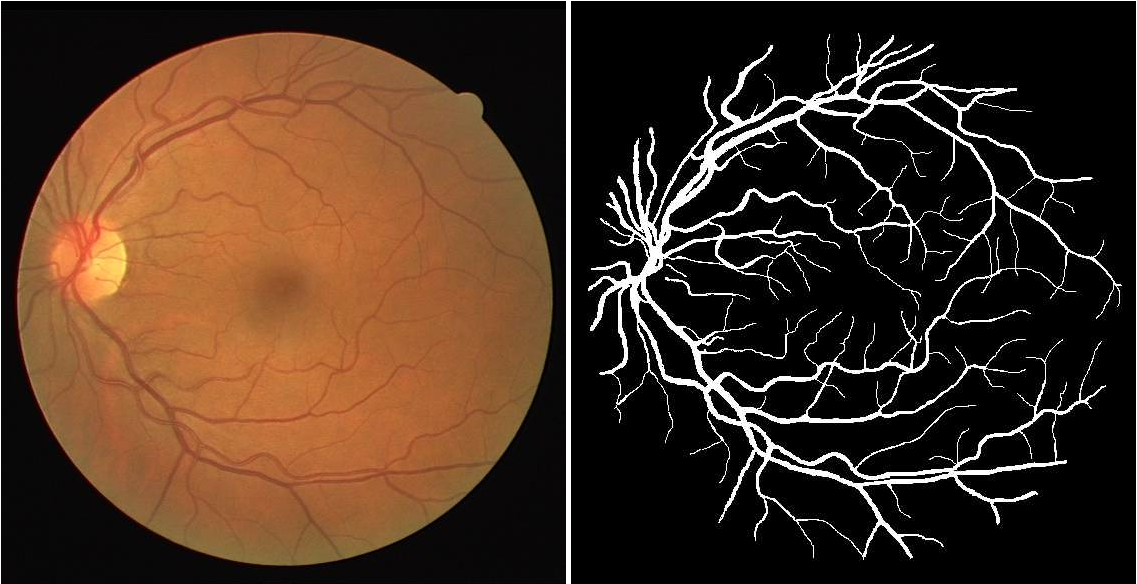
#> input picture drive.png, 1137 x 584 px
$ python -i image_preprocessing.py   (imports and definitions only)   (older library calls are emulated)
#> lines starting #> are read from the running program, lines starting #| are printed output that depends on the picture
# -*- coding: utf-8 -*-
__author__ = '106360'
import numpy as np
import skimage, skimage.io
import skimage.color
import cv2

import skimage.morphology


def estimate_dc(imgar, ps=20):
    se = np.ones((ps, ps), dtype=bool)
    minIm = np.minimum(imgar[:, :, 0], imgar[:, :, 1])

    minIm = np.minimum(minIm, imgar[:, :, 2])
    return skimage.morphology.erosion(minIm, se)


def estimate_atm(imgar, jdark, px=1e-3):
    """
    Automatic atmospheric light estimation. According to section (4.4) in the reference paper
    http://kaiminghe.com/cvpr09/index.html

    Parameters
    -----------
    imgar:    an H*W RGB hazed image
    jdark:    the dark channel of imgar
    px:       the percentage of brigther pixels to be considered (default=1e-3, i.e. 0.1%)

    Return
    -----------
    The atmosphere light estimated in imgar, A (a RGB vector).
    """

    # reshape both matrix to get it in 1-D array shape
    imgavec = np.resize(imgar, (imgar.shape[0] * imgar.shape[1], imgar.shape[2]))
    jdarkvec = np.reshape(jdark, jdark.size)

    # the number of pixels to be considered
    numpx = np.int(jdark.size * px)

    # index sort the jdark channel in descending order
    isjd = np.argsort(-jdarkvec)

    asum = np.array([0.0, 0.0, 0.0])
    for i in range(0, numpx):
        asum[:] += imgavec[isjd[i], :]

    A = np.array([0.0, 0.0, 0.0])
    A[:] = asum[:] / numpx

    # returns the calculated airlight A
    return A


def estimate_tr(imgar, A, w=0.75):
    """
    Transmission estimation. According to section (4.1) equation (11) in the reference paper
    http://kaiminghe.com/cvpr09/index.html

    Parameters
    -----------
    imgar:    an H*W RGB hazed image
    A:        the atmospheric light of imgar
    w:        the omega weight parameter, the amount of haze to be removed (default=0.95)

    Return
    -----------
    The transmission estimated in imgar, t (a H*W matrix).
    """
    # the normalized haze image
    nimg = imgar

    # calculate the normalized haze image
    for c in range(0, imgar.shape[2]):
        nimg[:, :, c] = imgar[:, :, c] / A[c]

    # estimate the dark channel of the normalized haze image
    njdark = estimate_dc(nimg)

    # calculates the transmisson t
    t = 1 - w * njdark

    return t


def boxfilter(img, r):
    (rows, cols) = img.shape
    imDst = np.zeros_like(img)

    imCum = np.cumsum(img, 0)
    imDst[0: r + 1, :] = imCum[r: 2 * r + 1, :]
    imDst[r + 1: rows - r, :] = imCum[2 * r + 1: rows, :] - imCum[0: rows - 2 * r - 1, :]
    imDst[rows - r: rows, :] = np.tile(imCum[rows - 1, :], [r, 1]) - imCum[rows - 2 * r - 1: rows - r - 1, :]

    imCum = np.cumsum(imDst, 1)
    imDst[:, 0: r + 1] = imCum[:, r: 2 * r + 1]
    imDst[:, r + 1: cols - r] = imCum[:, 2 * r + 1: cols] - imCum[:, 0: cols - 2 * r - 1]
    imDst[:, cols - r: cols] = np.tile(imCum[:, cols - 1], [r, 1]).T - imCum[:, cols - 2 * r - 1: cols - r - 1]

    return imDst


def guidedfilter(I, p, r, eps):
    (rows, cols) = I.shape
    N = boxfilter(np.ones([rows, cols]), r)

    meanI = boxfilter(I, r) / N
    meanP = boxfilter(p, r) / N
    meanIp = boxfilter(I * p, r) / N
    covIp = meanIp - meanI * meanP

    meanII = boxfilter(I * I, r) / N
    varI = meanII - meanI * meanI

    a = covIp / (varI + eps)
    b = meanP - a * meanI

    meanA = boxfilter(a, r) / N
    meanB = boxfilter(b, r) / N

    q = meanA * I + meanB
    return q


def invert_model(I, ref_transmission, airlight):
    restored_image = np.zeros_like(I)
    M = restored_image.shape[0]
    N = restored_image.shape[1]
    K = restored_image.shape[2]

    for i in range(K):
        restored_image[:, :, i] = (I[:, :, i] - airlight[i] * np.ones((M, N))) / np.maximum(ref_transmission, 0.1) + \
                                  airlight[i]

    return np.clip(restored_image, 0, 1)


def correct_illumination(RGBImage, radius=20, r_guid=20, eps_guid=0.1):
    I = skimage.img_as_float(RGBImage)
    I = 1 - I;

    # Build Dark Channel Image
    dC = estimate_dc(I, radius)

    # plt.imshow(dC)
    # plt.show()

    # Compute Airlight
    airlight = estimate_atm(I, dC);#A

    # Rough estimate of the transmission map

    transmission = estimate_tr(I, airlight)#t(x)

    # plt.imshow(transmission)
    # plt.show()

    # Refine Transmission with scalar(luminance) guided filter

    im_v = skimage.color.rgb2gray(I);
    # im_v = im_hsv[:, :, 2];

    ref_transmission = guidedfilter(im_v, transmission, r_guid, eps_guid)

    # plt.imshow(ref_transmission)
    # plt.show()

    # Invert the haze formation model

    restored = invert_model(I, ref_transmission, airlight)

    # plt.imshow(restored)
    # plt.show()

    # Undo intensity inversion
    restored = 1 - restored;

    restored = np.minimum(restored, 1.0)
    restored = np.maximum(restored, 0.0)
    return restored

#### COLOR TRANSFER
# [56 lines left out: functions image_stats, color_transfer, not called in this run]

>>> import cv2
>>> picture = cv2.cvtColor(cv2.imread('../drive.png'), cv2.COLOR_BGR2RGB)
>>> result = correct_illumination(picture)
#> in estimate_dc, `return skimage.morphology.erosion(minIm, se)`:
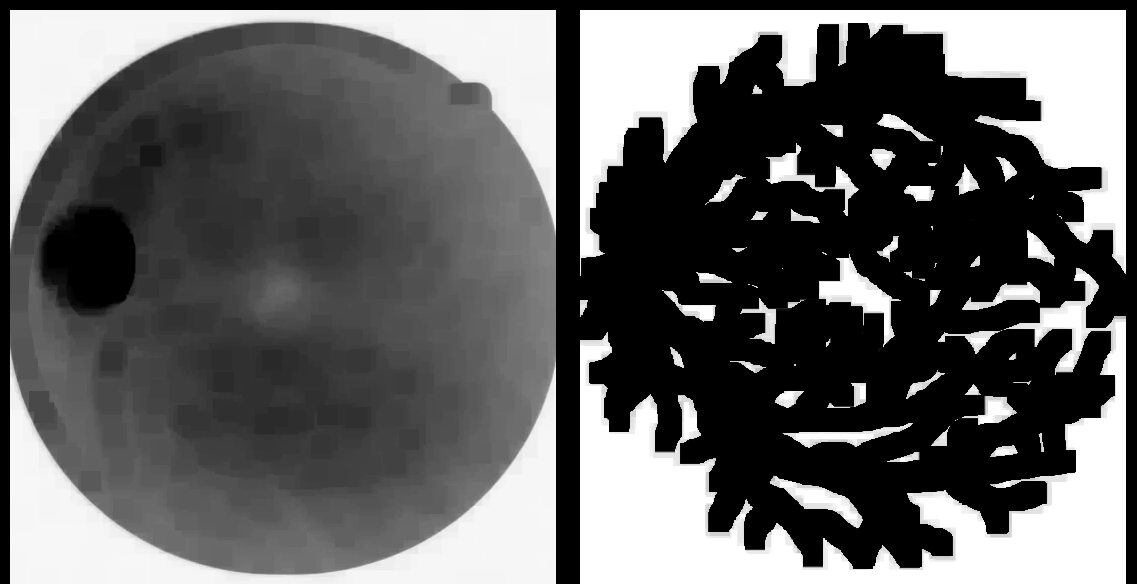
#> returned value: shape (584, 1137) float64; min 0, max 1, mean 0.384
#> after the loop in estimate_atm, `for i in range(0, numpx):`: asum = [664, 664, 664]
#> in correct_illumination, `airlight = estimate_atm(I, dC);#A`: airlight = [1, 1, 1]
#> in boxfilter, `imCum = np.cumsum(img, 0)`: img: shape (584, 1137) float64; every value is 1
#> in boxfilter, `imDst[:, cols - r: cols] = np.tile(imCum[:, cols - 1], [r, 1]).T - imC..`: imDst: shape (584, 1137) float64; min 441, max 1681, mean 1636.6
#> in boxfilter (call 2), `imDst[rows - r: rows, :] = np.tile(imCum[rows - 1, :], [r, 1]) - imCum..`: imDst: shape (584, 1137) float64; min 0, max 41, mean 31.7
#> in boxfilter (call 2), `imDst[:, 0: r + 1] = imCum[:, r: 2 * r + 1]`: imDst: shape (584, 1137) float64; min 0, max 1603.3, mean 51.8
#> in boxfilter (call 2), `imDst[:, cols - r: cols] = np.tile(imCum[:, cols - 1], [r, 1]).T - imC..`: imDst: shape (584, 1137) float64; min 393.2, max 1681, mean 1287.2
#> in boxfilter (call 3), `imDst[rows - r: rows, :] = np.tile(imCum[rows - 1, :], [r, 1]) - imCum..`: imDst: shape (584, 1137) float64; min 5.25, max 41, mean 28.8
#> in boxfilter (call 3), `imDst[:, 0: r + 1] = imCum[:, r: 2 * r + 1]`: imDst: shape (584, 1137) float64; min 5.25, max 1396.8, mean 42.7
#> in boxfilter (call 3), `imDst[:, cols - r: cols] = np.tile(imCum[:, cols - 1], [r, 1]).T - imC..`: imDst: shape (584, 1137) float64; min 215.2, max 1681, mean 1167.7
#> in guidedfilter, `meanP = boxfilter(p, r) / N`:
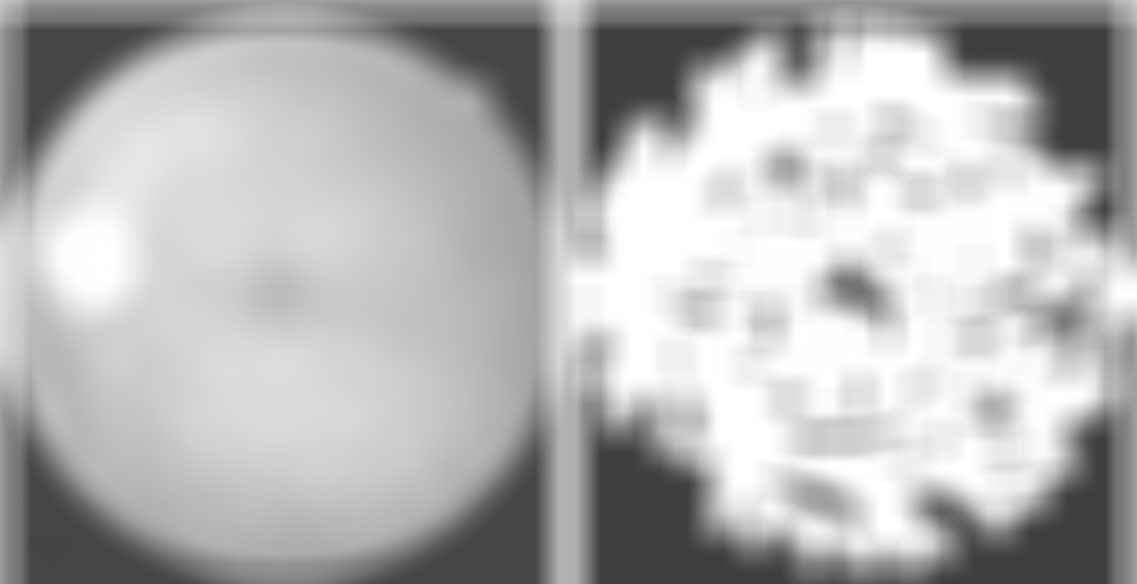
#> meanP: shape (584, 1137) float64; min 0.25, max 1, mean 0.708
#> call 4 of boxfilter, with r = 20
#> in boxfilter (call 4), `imDst[rows - r: rows, :] = np.tile(imCum[rows - 1, :], [r, 1]) - imCum..`: imDst: shape (584, 1137) float64; min 0, max 41, mean 21.6
#> in boxfilter (call 4), `imDst[:, 0: r + 1] = imCum[:, r: 2 * r + 1]`:
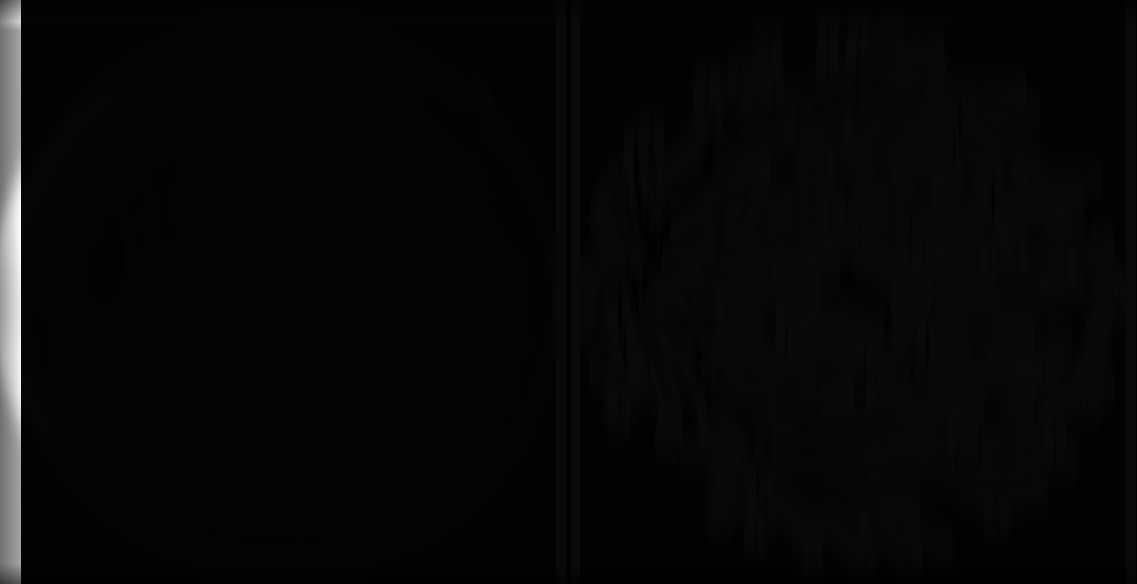
#> imDst: shape (584, 1137) float64; min 0, max 1073.6, mean 33.7; drawn with min black and max white
#> in boxfilter (call 4), `imDst[:, cols - r: cols] = np.tile(imCum[:, cols - 1], [r, 1]).T - imC..`:
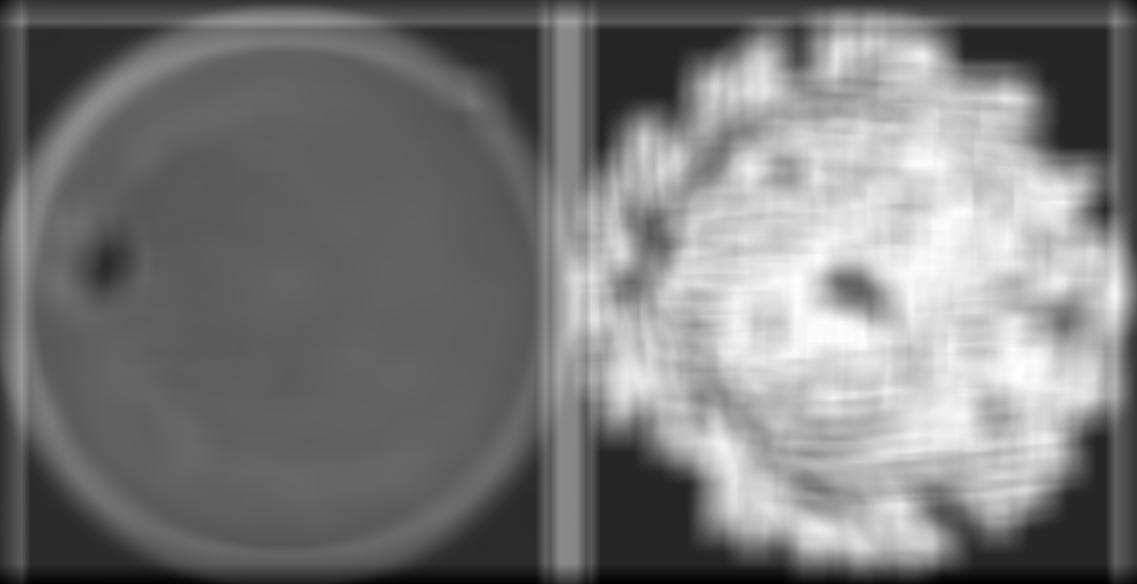
#> imDst: shape (584, 1137) float64; min 215.2, max 1586.5, mean 874.7; drawn with min black and max white
#> in guidedfilter, `covIp = meanIp - meanI * meanP`:
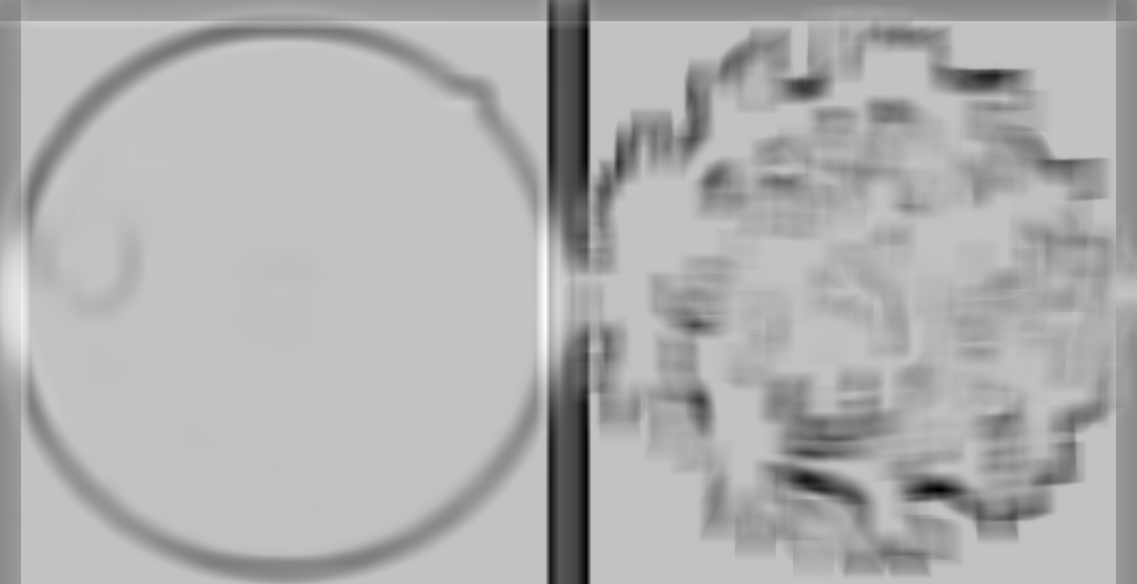
#> covIp: shape (584, 1137) float64; min -0.0615, max 0.0192, mean -0.00606; drawn with min black and max white
#> in boxfilter (call 5), `imCum = np.cumsum(img, 0)`:
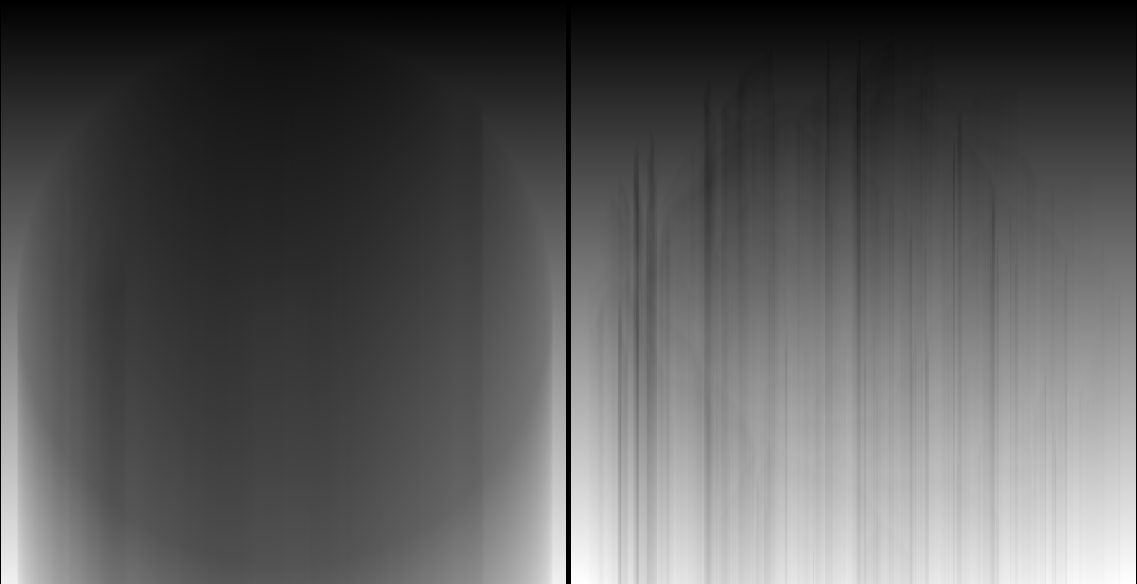
#> imCum: shape (584, 1137) float64; min 0, max 583, mean 204.6; drawn with min black and max white
#> in boxfilter (call 5), `imCum = np.cumsum(img, 0)`:
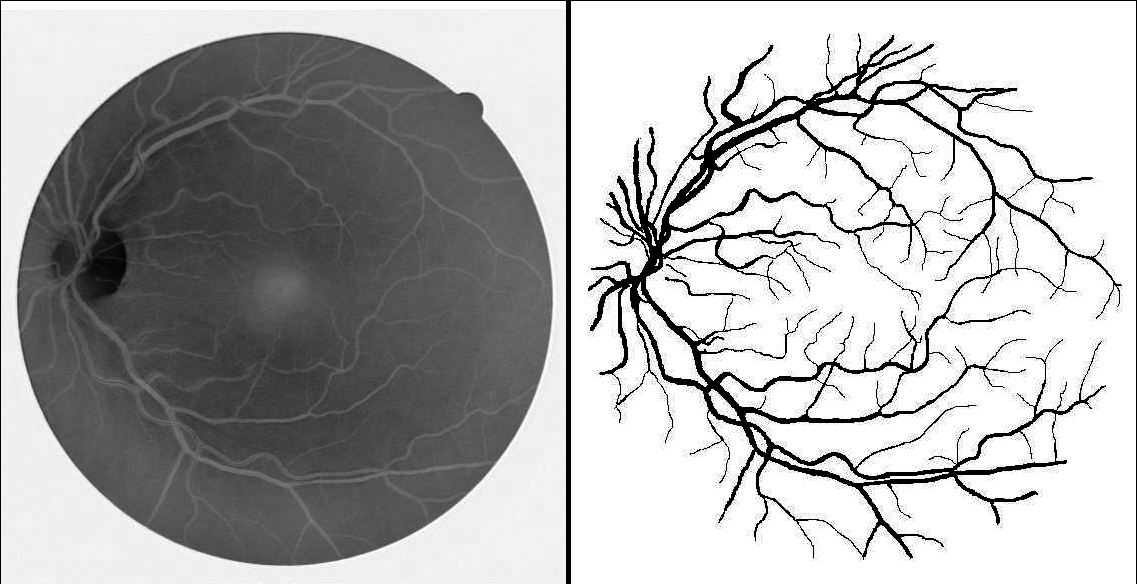
#> img: shape (584, 1137) float64; min 0, max 1, mean 0.699
